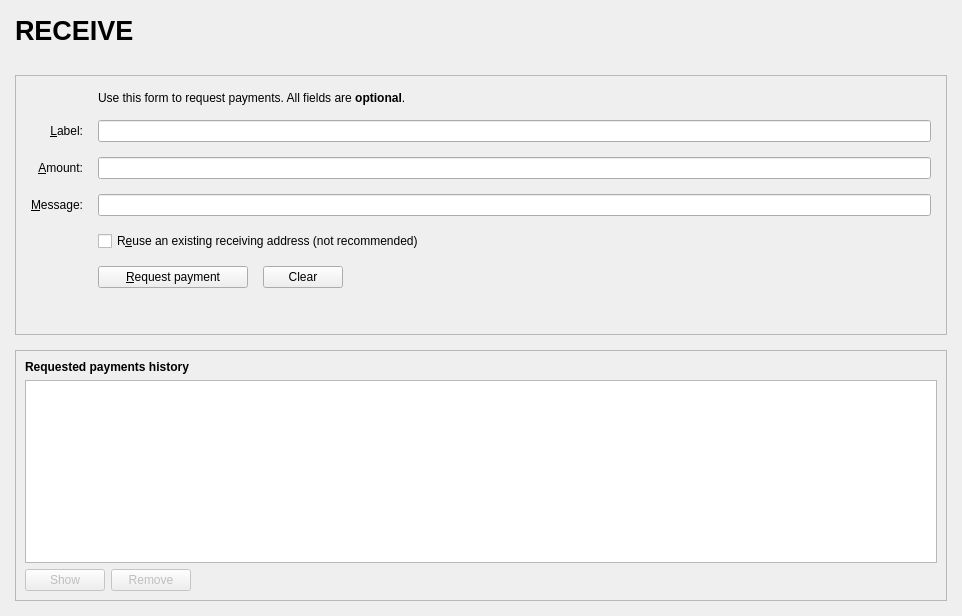
<?xml version="1.0" encoding="UTF-8"?>
<ui version="4.0">
 <class>ReceiveCoinsDialog</class>
 <widget class="QWidget" name="ReceiveCoinsDialog">
  <property name="geometry">
   <rect>
    <x>0</x>
    <y>0</y>
    <width>962</width>
    <height>616</height>
   </rect>
  </property>
  <layout class="QVBoxLayout" name="verticalLayout" stretch="0">
   <property name="leftMargin">
    <number>0</number>
   </property>
   <property name="topMargin">
    <number>0</number>
   </property>
   <property name="rightMargin">
    <number>0</number>
   </property>
   <property name="bottomMargin">
    <number>0</number>
   </property>
   <item>
    <layout class="QVBoxLayout" name="verticalLayout_Master" stretch="0,1">
     <property name="spacing">
      <number>0</number>
     </property>
     <item>
      <widget class="QFrame" name="frame_Header">
       <layout class="QVBoxLayout" name="verticalLayout_8">
        <property name="leftMargin">
         <number>0</number>
        </property>
        <property name="topMargin">
         <number>0</number>
        </property>
        <property name="rightMargin">
         <number>0</number>
        </property>
        <property name="bottomMargin">
         <number>0</number>
        </property>
        <item>
         <layout class="QHBoxLayout" name="horizontalLayout_Header" stretch="1,0,1">
          <item>
           <widget class="QLabel" name="labelOverviewHeaderLeft">
            <property name="minimumSize">
             <size>
              <width>464</width>
              <height>60</height>
             </size>
            </property>
            <property name="maximumSize">
             <size>
              <width>16777215</width>
              <height>60</height>
             </size>
            </property>
            <property name="font">
             <font>
              <pointsize>20</pointsize>
              <weight>75</weight>
              <bold>true</bold>
             </font>
            </property>
            <property name="text">
             <string>  RECEIVE</string>
            </property>
           </widget>
          </item>
          <item>
           <spacer name="horizontalSpacer_3">
            <property name="orientation">
             <enum>Qt::Horizontal</enum>
            </property>
            <property name="sizeHint" stdset="0">
             <size>
              <width>40</width>
              <height>20</height>
             </size>
            </property>
           </spacer>
          </item>
          <item>
           <widget class="QLabel" name="labelOverviewHeaderRight">
            <property name="minimumSize">
             <size>
              <width>250</width>
              <height>55</height>
             </size>
            </property>
            <property name="maximumSize">
             <size>
              <width>250</width>
              <height>55</height>
             </size>
            </property>
            <property name="font">
             <font>
              <pointsize>14</pointsize>
             </font>
            </property>
            <property name="text">
             <string/>
            </property>
            <property name="alignment">
             <set>Qt::AlignRight|Qt::AlignTrailing|Qt::AlignVCenter</set>
            </property>
           </widget>
          </item>
         </layout>
        </item>
       </layout>
      </widget>
     </item>
     <item>
      <widget class="QFrame" name="frame_BG">
       <layout class="QVBoxLayout" name="verticalLayout_5">
        <property name="spacing">
         <number>15</number>
        </property>
        <property name="leftMargin">
         <number>15</number>
        </property>
        <property name="topMargin">
         <number>15</number>
        </property>
        <property name="rightMargin">
         <number>15</number>
        </property>
        <property name="bottomMargin">
         <number>15</number>
        </property>
        <item>
         <widget class="QFrame" name="frame2">
          <property name="sizePolicy">
           <sizepolicy hsizetype="Preferred" vsizetype="Expanding">
            <horstretch>0</horstretch>
            <verstretch>0</verstretch>
           </sizepolicy>
          </property>
          <property name="frameShape">
           <enum>QFrame::StyledPanel</enum>
          </property>
          <property name="frameShadow">
           <enum>QFrame::Sunken</enum>
          </property>
          <layout class="QVBoxLayout" name="verticalLayout_3">
           <property name="spacing">
            <number>15</number>
           </property>
           <property name="leftMargin">
            <number>15</number>
           </property>
           <property name="topMargin">
            <number>15</number>
           </property>
           <property name="rightMargin">
            <number>15</number>
           </property>
           <property name="bottomMargin">
            <number>15</number>
           </property>
           <item>
            <layout class="QGridLayout" name="gridLayout">
             <item row="7" column="2">
              <widget class="QCheckBox" name="reuseAddress">
               <property name="toolTip">
                <string>Reuse one of the previously used receiving addresses.&lt;br&gt;Reusing addresses has security and privacy issues.&lt;br&gt;Do not use this unless re-generating a payment request made before.</string>
               </property>
               <property name="text">
                <string>R&amp;euse an existing receiving address (not recommended)</string>
               </property>
              </widget>
             </item>
             <item row="7" column="0">
              <widget class="QLabel" name="label_4">
               <property name="text">
                <string/>
               </property>
              </widget>
             </item>
             <item row="6" column="0">
              <widget class="QLabel" name="label_3">
               <property name="toolTip">
                <string>An optional message to attach to the payment request, which will be displayed when the request is opened. Note: The message will not be sent with the payment over the btci network.</string>
               </property>
               <property name="text">
                <string>&amp;Message:</string>
               </property>
               <property name="alignment">
                <set>Qt::AlignRight|Qt::AlignTrailing|Qt::AlignVCenter</set>
               </property>
               <property name="buddy">
                <cstring>reqMessage</cstring>
               </property>
              </widget>
             </item>
             <item row="4" column="2">
              <widget class="QLineEdit" name="reqLabel">
               <property name="toolTip">
                <string>An optional label to associate with the new receiving address.</string>
               </property>
              </widget>
             </item>
             <item row="6" column="2">
              <widget class="QLineEdit" name="reqMessage">
               <property name="toolTip">
                <string>An optional message to attach to the payment request, which will be displayed when the request is opened.&lt;br&gt;Note: The message will not be sent with the payment over the btci network.</string>
               </property>
              </widget>
             </item>
             <item row="2" column="2">
              <widget class="QLabel" name="label_5">
               <property name="text">
                <string>Use this form to request payments. All fields are &lt;b&gt;optional&lt;/b&gt;.</string>
               </property>
              </widget>
             </item>
             <item row="4" column="0">
              <widget class="QLabel" name="label_2">
               <property name="toolTip">
                <string>An optional label to associate with the new receiving address.</string>
               </property>
               <property name="text">
                <string>&amp;Label:</string>
               </property>
               <property name="alignment">
                <set>Qt::AlignRight|Qt::AlignTrailing|Qt::AlignVCenter</set>
               </property>
               <property name="buddy">
                <cstring>reqLabel</cstring>
               </property>
              </widget>
             </item>
             <item row="5" column="0">
              <widget class="QLabel" name="label">
               <property name="toolTip">
                <string>An optional amount to request. Leave this empty or zero to not request a specific amount.</string>
               </property>
               <property name="text">
                <string>&amp;Amount:</string>
               </property>
               <property name="alignment">
                <set>Qt::AlignRight|Qt::AlignTrailing|Qt::AlignVCenter</set>
               </property>
               <property name="buddy">
                <cstring>reqAmount</cstring>
               </property>
              </widget>
             </item>
             <item row="5" column="2">
              <widget class="BitcoinAmountField" name="reqAmount">
               <property name="minimumSize">
                <size>
                 <width>80</width>
                 <height>0</height>
                </size>
               </property>
               <property name="toolTip">
                <string>An optional amount to request. Leave this empty or zero to not request a specific amount.</string>
               </property>
              </widget>
             </item>
             <item row="8" column="0">
              <widget class="QLabel" name="label_7">
               <property name="text">
                <string/>
               </property>
              </widget>
             </item>
             <item row="8" column="2">
              <layout class="QHBoxLayout" name="horizontalLayout">
               <item>
                <widget class="QPushButton" name="receiveButton">
                 <property name="minimumSize">
                  <size>
                   <width>150</width>
                   <height>0</height>
                  </size>
                 </property>
                 <property name="text">
                  <string>&amp;Request payment</string>
                 </property>
                 <property name="icon">
                  <iconset resource="../btci.qrc">
                   <normaloff>:/icons/receiving_addresses</normaloff>:/icons/receiving_addresses</iconset>
                 </property>
                </widget>
               </item>
               <item>
                <widget class="QPushButton" name="clearButton">
                 <property name="sizePolicy">
                  <sizepolicy hsizetype="Minimum" vsizetype="Fixed">
                   <horstretch>0</horstretch>
                   <verstretch>0</verstretch>
                  </sizepolicy>
                 </property>
                 <property name="toolTip">
                  <string>Clear all fields of the form.</string>
                 </property>
                 <property name="text">
                  <string>Clear</string>
                 </property>
                 <property name="icon">
                  <iconset resource="../btci.qrc">
                   <normaloff>:/icons/remove</normaloff>:/icons/remove</iconset>
                 </property>
                 <property name="autoDefault">
                  <bool>false</bool>
                 </property>
                </widget>
               </item>
               <item>
                <spacer name="horizontalSpacer">
                 <property name="orientation">
                  <enum>Qt::Horizontal</enum>
                 </property>
                 <property name="sizeHint" stdset="0">
                  <size>
                   <width>40</width>
                   <height>20</height>
                  </size>
                 </property>
                </spacer>
               </item>
              </layout>
             </item>
             <item row="9" column="2">
              <spacer name="verticalSpacer">
               <property name="orientation">
                <enum>Qt::Vertical</enum>
               </property>
               <property name="sizeHint" stdset="0">
                <size>
                 <width>20</width>
                 <height>40</height>
                </size>
               </property>
              </spacer>
             </item>
            </layout>
           </item>
          </layout>
         </widget>
        </item>
        <item>
         <widget class="QFrame" name="frame">
          <property name="sizePolicy">
           <sizepolicy hsizetype="Preferred" vsizetype="Expanding">
            <horstretch>0</horstretch>
            <verstretch>0</verstretch>
           </sizepolicy>
          </property>
          <property name="frameShape">
           <enum>QFrame::StyledPanel</enum>
          </property>
          <property name="frameShadow">
           <enum>QFrame::Raised</enum>
          </property>
          <layout class="QVBoxLayout" name="verticalLayout_2">
           <item>
            <widget class="QLabel" name="label_6">
             <property name="font">
              <font>
               <weight>75</weight>
               <bold>true</bold>
              </font>
             </property>
             <property name="text">
              <string>Requested payments history</string>
             </property>
            </widget>
           </item>
           <item>
            <widget class="QTableView" name="recentRequestsView">
             <property name="palette">
              <palette>
               <active>
                <colorrole role="Text">
                 <brush brushstyle="SolidPattern">
                  <color alpha="255">
                   <red>51</red>
                   <green>51</green>
                   <blue>51</blue>
                  </color>
                 </brush>
                </colorrole>
               </active>
               <inactive>
                <colorrole role="Text">
                 <brush brushstyle="SolidPattern">
                  <color alpha="255">
                   <red>51</red>
                   <green>51</green>
                   <blue>51</blue>
                  </color>
                 </brush>
                </colorrole>
               </inactive>
               <disabled>
                <colorrole role="Text">
                 <brush brushstyle="SolidPattern">
                  <color alpha="255">
                   <red>85</red>
                   <green>85</green>
                   <blue>85</blue>
                  </color>
                 </brush>
                </colorrole>
               </disabled>
              </palette>
             </property>
             <property name="contextMenuPolicy">
              <enum>Qt::CustomContextMenu</enum>
             </property>
             <property name="tabKeyNavigation">
              <bool>false</bool>
             </property>
             <property name="sortingEnabled">
              <bool>true</bool>
             </property>
            </widget>
           </item>
           <item>
            <layout class="QHBoxLayout" name="horizontalLayout_2">
             <item>
              <widget class="QPushButton" name="showRequestButton">
               <property name="enabled">
                <bool>false</bool>
               </property>
               <property name="toolTip">
                <string>Show the selected request (does the same as double clicking an entry)</string>
               </property>
               <property name="text">
                <string>Show</string>
               </property>
               <property name="icon">
                <iconset resource="../btci.qrc">
                 <normaloff>:/icons/edit</normaloff>:/icons/edit</iconset>
               </property>
               <property name="autoDefault">
                <bool>false</bool>
               </property>
              </widget>
             </item>
             <item>
              <widget class="QPushButton" name="removeRequestButton">
               <property name="enabled">
                <bool>false</bool>
               </property>
               <property name="toolTip">
                <string>Remove the selected entries from the list</string>
               </property>
               <property name="text">
                <string>Remove</string>
               </property>
               <property name="icon">
                <iconset resource="../btci.qrc">
                 <normaloff>:/icons/remove</normaloff>:/icons/remove</iconset>
               </property>
               <property name="autoDefault">
                <bool>false</bool>
               </property>
              </widget>
             </item>
             <item>
              <spacer name="horizontalSpacer_2">
               <property name="orientation">
                <enum>Qt::Horizontal</enum>
               </property>
               <property name="sizeHint" stdset="0">
                <size>
                 <width>40</width>
                 <height>20</height>
                </size>
               </property>
              </spacer>
             </item>
            </layout>
           </item>
          </layout>
         </widget>
        </item>
       </layout>
      </widget>
     </item>
    </layout>
   </item>
  </layout>
 </widget>
 <customwidgets>
  <customwidget>
   <class>BitcoinAmountField</class>
   <extends>QLineEdit</extends>
   <header>bitcoinamountfield.h</header>
   <container>1</container>
  </customwidget>
 </customwidgets>
 <tabstops>
  <tabstop>reqLabel</tabstop>
  <tabstop>reqAmount</tabstop>
  <tabstop>reqMessage</tabstop>
  <tabstop>reuseAddress</tabstop>
  <tabstop>receiveButton</tabstop>
  <tabstop>clearButton</tabstop>
  <tabstop>recentRequestsView</tabstop>
  <tabstop>showRequestButton</tabstop>
  <tabstop>removeRequestButton</tabstop>
 </tabstops>
 <resources>
  <include location="../btci.qrc"/>
 </resources>
 <connections/>
</ui>
